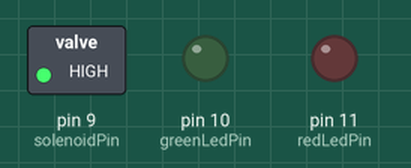
This sketch was run on a simulated Arduino Uno, built with avr-gcc and run on an emulated ATmega328P. Parts: switched loads named in the sketch (green lamp = pin HIGH), output pins drawn as LEDs (lit = HIGH).

Above: at 0.5 s.
At 2.5 s:
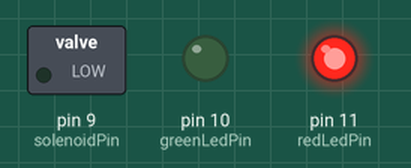
At 3.5 s:
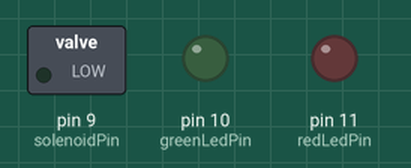
Timing chart, 0 to 5.2 s (numbered marks = the images above):
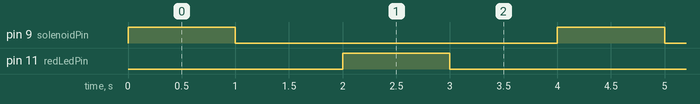

The sketch:

SolenoidTest.ino
```cpp
const int delayTime = 1000;
int solenoidPin = 9;
int greenLedPin = 10;
int redLedPin = 11;

void setup() {
    pinMode(solenoidPin, OUTPUT);
    pinMode(greenLedPin, OUTPUT);
    pinMode(redLedPin, OUTPUT);
}

void loop() {
    lockSolenoid(solenoidPin);
    testSolenoid(solenoidPin, redLedPin, greenLedPin);
}

void lockSolenoid(int lockPin) {
    digitalWrite(lockPin, HIGH);
    delay(delayTime);
    digitalWrite(lockPin, LOW);
    delay(delayTime);
}

void testSolenoid(int lockPin, int red, int green) {
    if (digitalRead(lockPin) != HIGH) {
        digitalWrite(red, HIGH);
        delay(delayTime);
        digitalWrite(red, LOW);
        delay(delayTime);
    }

    if (digitalRead(lockPin) == HIGH) {
        digitalWrite(green, HIGH);
        delay(delayTime);
        digitalWrite(green, LOW);
        delay(delayTime);
    }
}
```

Measured:
- by itself, pin 9 (solenoidPin), pin 11 (redLedPin): alternates HIGH for 1.0 s and LOW for 3.0 s
- by itself, everything shown: repeats every 4.0 s, in 4 steps
